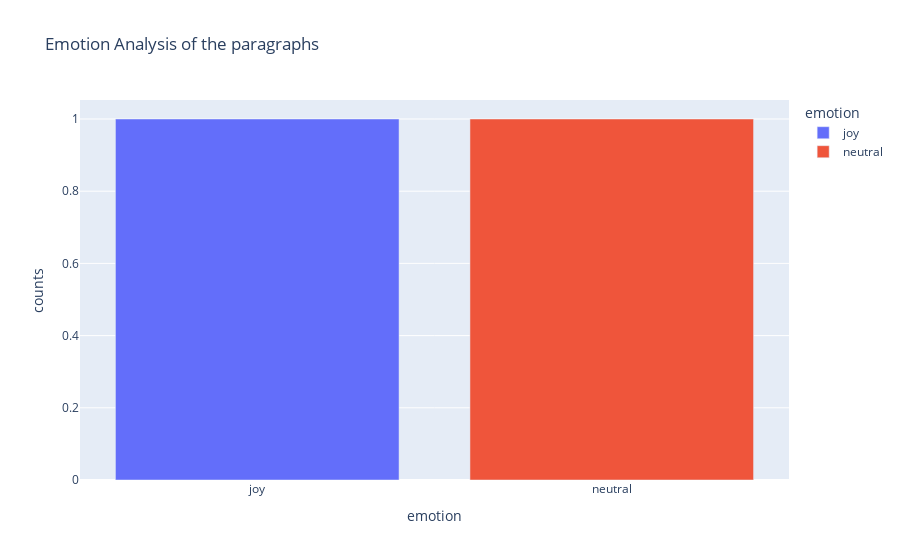

Notebook cell for this chart:
### Code cell
plot_emotion_distribution(tweet_df)

### Figure 1 — Plotly figure (JSON) as saved in the notebook; plotly's stock layout.template omitted (floating-point values rounded to 4 significant figures)
{"data": [{"hovertemplate": "emotion=%{x}<br>counts=%{y}<extra></extra>", "legendgroup": "joy", "marker": {"color": "#636efa", "pattern": {"shape": ""}}, "name": "joy", "orientation": "v", "showlegend": true, "textposition": "auto", "type": "bar", "x": ["joy"], "xaxis": "x", "y": [1], "yaxis": "y"}, {"hovertemplate": "emotion=%{x}<br>counts=%{y}<extra></extra>", "legendgroup": "neutral", "marker": {"color": "#EF553B", "pattern": {"shape": ""}}, "name": "neutral", "orientation": "v", "showlegend": true, "textposition": "auto", "type": "bar", "x": ["neutral"], "xaxis": "x", "y": [1], "yaxis": "y"}], "layout": {"barmode": "relative", "legend": {"title": {"text": "emotion"}, "tracegroupgap": 0}, "title": {"text": "Emotion Analysis of the paragraphs"}, "xaxis": {"anchor": "y", "categoryarray": ["joy", "neutral"], "categoryorder": "array", "domain": [0, 1], "title": {"text": "emotion"}}, "yaxis": {"anchor": "x", "domain": [0, 1], "title": {"text": "counts"}}}}
